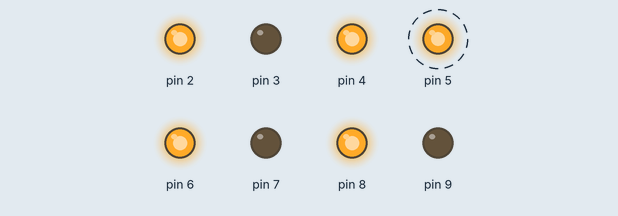
Recording of a program running on a simulated Teensy 4. Parts: output pins drawn as LEDs (lit = HIGH). Dashed ring = blinking.

Above: at 0.05 s.
Timing chart, 0 to 4.6 s (numbered marks = the images above):
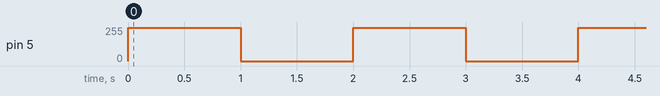

Measured:
- by itself, pin 5: alternates 250/255 for 1.0 s and 0/255 for 1.0 s

The program:

main.cpp
```cpp
#include <Arduino.h>

void setup() {
  // put your setup code here, to run once:
  pinMode(2, OUTPUT);
  pinMode(3, OUTPUT);
  pinMode(4, OUTPUT);
  pinMode(5, OUTPUT);
  pinMode(6, OUTPUT);
  pinMode(7, OUTPUT);
  pinMode(8, OUTPUT);
  pinMode(9, OUTPUT);
  digitalWrite(2, HIGH);
  digitalWrite(4, HIGH);
  digitalWrite(6, HIGH);
  digitalWrite(8, HIGH);

}
void loop() {
  // put your main code here, to run repeatedly:


  analogWrite(5, 250);
  delay(1000);
  analogWrite(5, 0);
  delay(1000);
}

/*
int i = 0;
unsigned long time = 0;
bool flag = HIGH;
void setup() {
// put your setup code here, to run once:
Serial.begin(115200);
pinMode(10, OUTPUT); //PWM PIN 10 with PWM wire
pinMode(11, OUTPUT);//direction control PIN 11 with direction wire
}
void loop() {
// put your main code here, to run repeatedly:
if (millis() - time > 5000) {
flag = !flag;
digitalWrite(10, flag);
time = millis();
}
if (Serial.available()) {
analogWrite(11, Serial.parseInt()); //input speed (must be int)
delay(200);
}
for(int j = 0;j<8;j++) {
i += pulseIn(9, HIGH, 500000); //SIGNAL OUTPUT PIN 9 with white line,cycle = 2*i,1s = 1000000us，Signa
l cycle pulse number：27*2
}
i = i >> 3;
Serial.print(111111 / i); //speed r/min (60*1000000/(45*6*2*i))
Serial.println(" r/min");
i = 0;
}
*/
```
